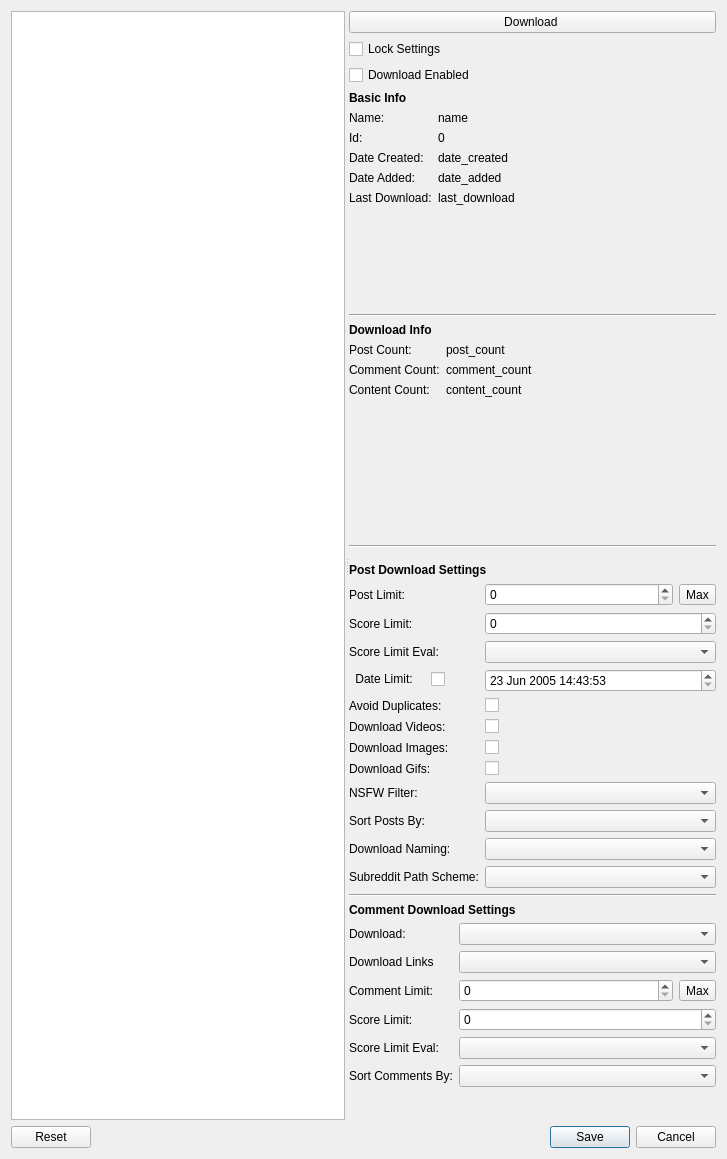
<?xml version="1.0" encoding="UTF-8"?>
<ui version="4.0">
 <class>RedditObjectSettingsDialog</class>
 <widget class="QDialog" name="RedditObjectSettingsDialog">
  <property name="geometry">
   <rect>
    <x>0</x>
    <y>0</y>
    <width>727</width>
    <height>1159</height>
   </rect>
  </property>
  <property name="windowTitle">
   <string>Settings</string>
  </property>
  <layout class="QVBoxLayout" name="verticalLayout_3">
   <item>
    <layout class="QVBoxLayout" name="verticalLayout_2">
     <item>
      <widget class="QSplitter" name="splitter">
       <property name="orientation">
        <enum>Qt::Horizontal</enum>
       </property>
       <widget class="QListView" name="reddit_objects_list_view"/>
       <widget class="QWidget" name="layoutWidget_2">
        <layout class="QVBoxLayout" name="verticalLayout">
         <item>
          <layout class="QGridLayout" name="gridLayout_3">
           <item row="1" column="0">
            <widget class="QCheckBox" name="lock_settings_checkbox">
             <property name="toolTip">
              <string>When checked, the settings in this window will not be overwritten due to changes in the main settings window</string>
             </property>
             <property name="layoutDirection">
              <enum>Qt::LeftToRight</enum>
             </property>
             <property name="text">
              <string>Lock Settings</string>
             </property>
            </widget>
           </item>
           <item row="0" column="0">
            <widget class="QPushButton" name="download_button">
             <property name="text">
              <string>Download </string>
             </property>
            </widget>
           </item>
           <item row="2" column="0">
            <widget class="QCheckBox" name="enable_download_checkbox">
             <property name="text">
              <string>Download Enabled</string>
             </property>
            </widget>
           </item>
          </layout>
         </item>
         <item>
          <layout class="QFormLayout" name="info_form">
           <item row="1" column="0">
            <widget class="QLabel" name="label">
             <property name="text">
              <string>Name:</string>
             </property>
            </widget>
           </item>
           <item row="2" column="0">
            <widget class="QLabel" name="label_2">
             <property name="text">
              <string>Id:</string>
             </property>
            </widget>
           </item>
           <item row="3" column="0">
            <widget class="QLabel" name="label_3">
             <property name="text">
              <string>Date Created:</string>
             </property>
            </widget>
           </item>
           <item row="4" column="0">
            <widget class="QLabel" name="label_4">
             <property name="text">
              <string>Date Added:</string>
             </property>
            </widget>
           </item>
           <item row="5" column="0">
            <widget class="QLabel" name="label_5">
             <property name="text">
              <string>Last Download:</string>
             </property>
            </widget>
           </item>
           <item row="1" column="1">
            <widget class="QLabel" name="name_label">
             <property name="text">
              <string>name</string>
             </property>
            </widget>
           </item>
           <item row="2" column="1">
            <widget class="QLabel" name="id_label">
             <property name="text">
              <string>0</string>
             </property>
            </widget>
           </item>
           <item row="3" column="1">
            <widget class="QLabel" name="date_created_label">
             <property name="text">
              <string>date_created</string>
             </property>
            </widget>
           </item>
           <item row="4" column="1">
            <widget class="QLabel" name="date_added_label">
             <property name="text">
              <string>date_added</string>
             </property>
            </widget>
           </item>
           <item row="5" column="1">
            <widget class="QLabel" name="last_download_label">
             <property name="text">
              <string>last_download</string>
             </property>
            </widget>
           </item>
           <item row="0" column="0" colspan="2">
            <widget class="QLabel" name="label_27">
             <property name="font">
              <font>
               <weight>75</weight>
               <bold>true</bold>
              </font>
             </property>
             <property name="text">
              <string>Basic Info</string>
             </property>
            </widget>
           </item>
          </layout>
         </item>
         <item>
          <widget class="Line" name="line">
           <property name="orientation">
            <enum>Qt::Horizontal</enum>
           </property>
          </widget>
         </item>
         <item>
          <layout class="QFormLayout" name="download_info_form">
           <item row="1" column="0">
            <widget class="QLabel" name="label_6">
             <property name="text">
              <string>Post Count:</string>
             </property>
            </widget>
           </item>
           <item row="1" column="1">
            <widget class="QLabel" name="post_count_label">
             <property name="text">
              <string>post_count</string>
             </property>
            </widget>
           </item>
           <item row="2" column="0">
            <widget class="QLabel" name="label_8">
             <property name="text">
              <string>Comment Count:</string>
             </property>
            </widget>
           </item>
           <item row="2" column="1">
            <widget class="QLabel" name="comment_count_label">
             <property name="text">
              <string>comment_count</string>
             </property>
            </widget>
           </item>
           <item row="3" column="0">
            <widget class="QLabel" name="label_10">
             <property name="text">
              <string>Content Count:</string>
             </property>
            </widget>
           </item>
           <item row="3" column="1">
            <widget class="QLabel" name="content_count_label">
             <property name="text">
              <string>content_count</string>
             </property>
            </widget>
           </item>
           <item row="0" column="0" colspan="2">
            <widget class="QLabel" name="label_26">
             <property name="font">
              <font>
               <weight>75</weight>
               <bold>true</bold>
              </font>
             </property>
             <property name="text">
              <string>Download Info</string>
             </property>
            </widget>
           </item>
          </layout>
         </item>
         <item>
          <widget class="Line" name="line_4">
           <property name="orientation">
            <enum>Qt::Horizontal</enum>
           </property>
          </widget>
         </item>
         <item>
          <layout class="QFormLayout" name="post_download_form">
           <item row="0" column="0">
            <widget class="Line" name="line_2">
             <property name="orientation">
              <enum>Qt::Horizontal</enum>
             </property>
            </widget>
           </item>
           <item row="1" column="0" colspan="2">
            <widget class="QLabel" name="label_19">
             <property name="font">
              <font>
               <weight>75</weight>
               <bold>true</bold>
              </font>
             </property>
             <property name="text">
              <string>Post Download Settings</string>
             </property>
             <property name="alignment">
              <set>Qt::AlignLeading|Qt::AlignLeft|Qt::AlignVCenter</set>
             </property>
            </widget>
           </item>
           <item row="3" column="0">
            <widget class="QLabel" name="label_7">
             <property name="text">
              <string>Post Limit:</string>
             </property>
            </widget>
           </item>
           <item row="3" column="1">
            <layout class="QHBoxLayout" name="horizontalLayout_3">
             <item>
              <widget class="QSpinBox" name="post_limit_spinbox">
               <property name="maximum">
                <number>1000</number>
               </property>
              </widget>
             </item>
             <item>
              <widget class="QToolButton" name="post_limit_max_button">
               <property name="text">
                <string>Max</string>
               </property>
              </widget>
             </item>
            </layout>
           </item>
           <item row="4" column="0">
            <widget class="QLabel" name="label_9">
             <property name="text">
              <string>Score Limit:</string>
             </property>
            </widget>
           </item>
           <item row="4" column="1">
            <widget class="QSpinBox" name="score_limit_spinbox">
             <property name="maximum">
              <number>10000000</number>
             </property>
            </widget>
           </item>
           <item row="5" column="0">
            <widget class="QLabel" name="label_11">
             <property name="text">
              <string>Score Limit Eval:</string>
             </property>
            </widget>
           </item>
           <item row="5" column="1">
            <widget class="QComboBox" name="score_limit_operator_combo"/>
           </item>
           <item row="6" column="0">
            <widget class="QCheckBox" name="date_limit_checkbox">
             <property name="layoutDirection">
              <enum>Qt::RightToLeft</enum>
             </property>
             <property name="text">
              <string>Date Limit:    </string>
             </property>
            </widget>
           </item>
           <item row="6" column="1">
            <widget class="QDateTimeEdit" name="date_limit_edit">
             <property name="dateTime">
              <datetime>
               <hour>14</hour>
               <minute>43</minute>
               <second>53</second>
               <year>2005</year>
               <month>6</month>
               <day>23</day>
              </datetime>
             </property>
             <property name="minimumDateTime">
              <datetime>
               <hour>14</hour>
               <minute>43</minute>
               <second>53</second>
               <year>2005</year>
               <month>6</month>
               <day>23</day>
              </datetime>
             </property>
            </widget>
           </item>
           <item row="7" column="0">
            <widget class="QLabel" name="label_12">
             <property name="text">
              <string>Avoid Duplicates:</string>
             </property>
            </widget>
           </item>
           <item row="7" column="1">
            <widget class="QCheckBox" name="avoid_duplicates_checkbox">
             <property name="text">
              <string/>
             </property>
            </widget>
           </item>
           <item row="8" column="0">
            <widget class="QLabel" name="label_13">
             <property name="text">
              <string>Download Videos:</string>
             </property>
            </widget>
           </item>
           <item row="8" column="1">
            <widget class="QCheckBox" name="download_videos_checkbox">
             <property name="text">
              <string/>
             </property>
            </widget>
           </item>
           <item row="9" column="0">
            <widget class="QLabel" name="label_14">
             <property name="text">
              <string>Download Images:</string>
             </property>
            </widget>
           </item>
           <item row="9" column="1">
            <widget class="QCheckBox" name="download_images_checkbox">
             <property name="text">
              <string/>
             </property>
            </widget>
           </item>
           <item row="10" column="0">
            <widget class="QLabel" name="label_29">
             <property name="text">
              <string>Download Gifs:</string>
             </property>
            </widget>
           </item>
           <item row="10" column="1">
            <widget class="QCheckBox" name="download_gifs_checkbox">
             <property name="text">
              <string/>
             </property>
            </widget>
           </item>
           <item row="11" column="0">
            <widget class="QLabel" name="label_28">
             <property name="text">
              <string>NSFW Filter:</string>
             </property>
            </widget>
           </item>
           <item row="11" column="1">
            <widget class="QComboBox" name="nsfw_filter_combo"/>
           </item>
           <item row="12" column="0">
            <widget class="QLabel" name="label_16">
             <property name="text">
              <string>Sort Posts By:</string>
             </property>
            </widget>
           </item>
           <item row="12" column="1">
            <widget class="QComboBox" name="post_sort_combo"/>
           </item>
           <item row="13" column="0">
            <widget class="QLabel" name="label_17">
             <property name="text">
              <string>Download Naming:</string>
             </property>
            </widget>
           </item>
           <item row="13" column="1">
            <widget class="QComboBox" name="download_naming_combo"/>
           </item>
           <item row="14" column="0">
            <widget class="QLabel" name="subreddit_save_structure_label">
             <property name="text">
              <string>Subreddit Path Scheme:</string>
             </property>
            </widget>
           </item>
           <item row="14" column="1">
            <widget class="QComboBox" name="subreddit_save_structure_combo"/>
           </item>
          </layout>
         </item>
         <item>
          <widget class="Line" name="line_3">
           <property name="orientation">
            <enum>Qt::Horizontal</enum>
           </property>
          </widget>
         </item>
         <item>
          <layout class="QFormLayout" name="comment_download_form">
           <item row="0" column="0" colspan="2">
            <widget class="QLabel" name="label_20">
             <property name="font">
              <font>
               <weight>75</weight>
               <bold>true</bold>
              </font>
             </property>
             <property name="text">
              <string>Comment Download Settings</string>
             </property>
            </widget>
           </item>
           <item row="2" column="0">
            <widget class="QLabel" name="label_22">
             <property name="text">
              <string>Download:</string>
             </property>
            </widget>
           </item>
           <item row="2" column="1">
            <widget class="QComboBox" name="comment_download_combo"/>
           </item>
           <item row="3" column="0">
            <widget class="QLabel" name="label_21">
             <property name="text">
              <string>Download Links</string>
             </property>
            </widget>
           </item>
           <item row="3" column="1">
            <widget class="QComboBox" name="comment_content_download_combo"/>
           </item>
           <item row="4" column="0">
            <widget class="QLabel" name="label_23">
             <property name="text">
              <string>Comment Limit:</string>
             </property>
            </widget>
           </item>
           <item row="5" column="0">
            <widget class="QLabel" name="label_24">
             <property name="text">
              <string>Score Limit:</string>
             </property>
            </widget>
           </item>
           <item row="5" column="1">
            <widget class="QSpinBox" name="comment_score_limit_spinbox">
             <property name="maximum">
              <number>10000000</number>
             </property>
            </widget>
           </item>
           <item row="6" column="0">
            <widget class="QLabel" name="label_25">
             <property name="text">
              <string>Score Limit Eval:</string>
             </property>
            </widget>
           </item>
           <item row="6" column="1">
            <widget class="QComboBox" name="comment_score_operator_combo"/>
           </item>
           <item row="7" column="0">
            <widget class="QLabel" name="label_18">
             <property name="text">
              <string>Sort Comments By:</string>
             </property>
            </widget>
           </item>
           <item row="7" column="1">
            <widget class="QComboBox" name="comment_sort_combo"/>
           </item>
           <item row="4" column="1">
            <layout class="QHBoxLayout" name="horizontalLayout_4">
             <item>
              <widget class="QSpinBox" name="comment_limit_spinbox">
               <property name="maximum">
                <number>10000</number>
               </property>
              </widget>
             </item>
             <item>
              <widget class="QToolButton" name="comment_limit_max_button">
               <property name="text">
                <string>Max</string>
               </property>
              </widget>
             </item>
            </layout>
           </item>
          </layout>
         </item>
        </layout>
       </widget>
      </widget>
     </item>
     <item>
      <layout class="QHBoxLayout" name="horizontalLayout">
       <item>
        <widget class="QPushButton" name="reset_button">
         <property name="text">
          <string>Reset</string>
         </property>
        </widget>
       </item>
       <item>
        <spacer name="horizontalSpacer">
         <property name="orientation">
          <enum>Qt::Horizontal</enum>
         </property>
         <property name="sizeHint" stdset="0">
          <size>
           <width>40</width>
           <height>20</height>
          </size>
         </property>
        </spacer>
       </item>
       <item>
        <widget class="QDialogButtonBox" name="dialog_button_box">
         <property name="standardButtons">
          <set>QDialogButtonBox::Cancel|QDialogButtonBox::Save</set>
         </property>
         <property name="centerButtons">
          <bool>false</bool>
         </property>
        </widget>
       </item>
      </layout>
     </item>
    </layout>
   </item>
  </layout>
 </widget>
 <resources/>
 <connections/>
</ui>
